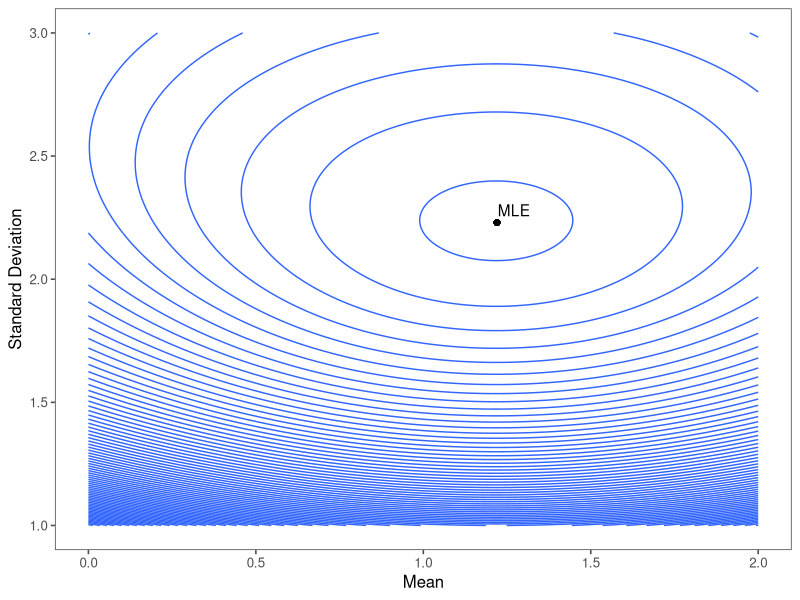

Write the R code that produced this figure.
#' ---
#' title: ""
#' author: ""
#' date: ""
#' output: pdf_document
#' ---
#' 


#' Generate random sample
set.seed(2020)
x_vec <- rnorm(n = 100, mean = 1, sd = 2)

#' Define mean log likelihood function
log_likelihood_function <- function(mu, sigma, x_vec) {
  (-1/2) * log(2*pi) + (-1/2) * log(sigma^2) - 1/(2*sigma^2) * (x_vec - mu)^2
}

#' Generate grid
library(tidyverse)

mu_vec <- seq(from = 0, to = 2, by = 0.01)
sigma_vec <- seq(from = 1, to = 3, by = 0.01)

grid <- crossing(mu = mu_vec, sigma = sigma_vec) %>%
  mutate(mean_likelihood = map2_dbl(mu, sigma, function(mu, sigma, X) mean(log_likelihood_function(mu, sigma, x_vec)), x_vec))

#' Maximum mean log likelihood value and maximum likelihood estimates.
MLE <- grid[grid$mean_likelihood == max(grid$mean_likelihood), ]
knitr::kable(MLE)

#' Draw plot
plot <- ggplot(grid) +
  geom_point(aes(x = MLE$mu, y = MLE$sigma)) +
  annotate(geom = "text", x = MLE$mu + 0.05, y = MLE$sigma + 0.05, label = "MLE") +
  geom_contour(aes(x = mu, y = sigma, z = mean_likelihood), binwidth = 0.025) +
  
  labs(x = "Mean", y = "Standard Deviation") +
  ggthemes::theme_few(base_size = 12, base_family = "sans")

ggsave(filename = "Q2.pdf", plot = plot, device = "pdf", path = "HW/output/figure/HW1/")

